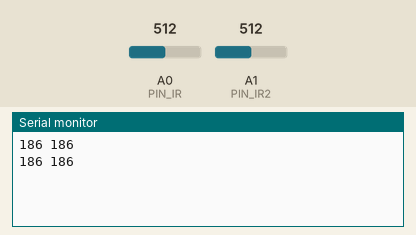
Bench run of a sketch on a simulated Arduino Uno, built with avr-gcc and run on an emulated ATmega328P. Parts: the last lines printed to the serial monitor. The inputs (shaded band) are chosen by the test bench; at power-on: A0 (PIN_IR) = 512, A1 (PIN_IR2) = 512.

Above: at 1.7 s.
1.8 s: A0 (PIN_IR) set to 716
At 2.4 s:
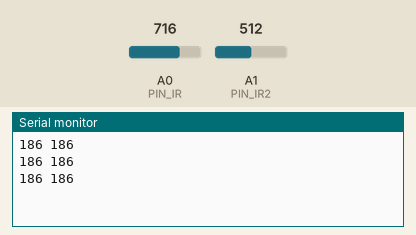
3.3 s: A1 (PIN_IR2) set to 716
At 3.9 s:
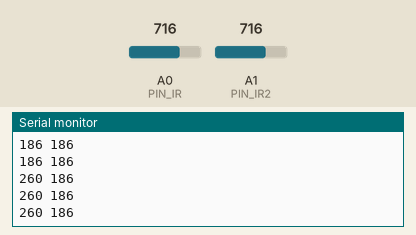
4.8 s: A0 (PIN_IR) set to 900
At 5.4 s:
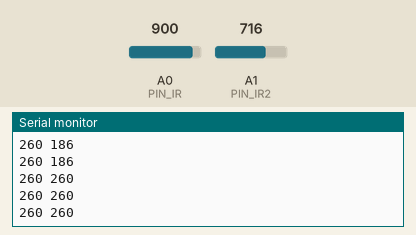
6.3 s: A1 (PIN_IR2) set to 900
At 6.9 s:
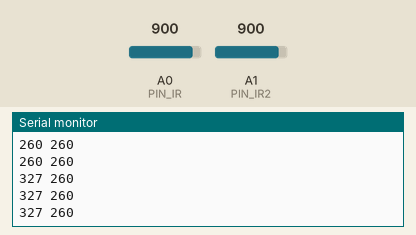
Timing chart, 0 to 8.8 s (numbered marks = the images above; inputs shaded):
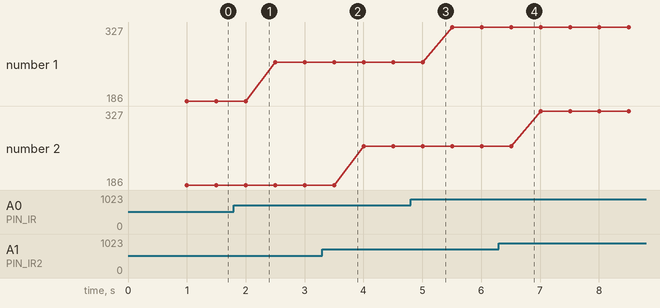

Measured:
- plotted number 1: 186 → 260 after the input at 1.8 s, 260 → 327 after the input at 4.8 s

The sketch:

DWD_2IR_Sensor.ino
```cpp
#define PIN_IR 0
#define PIN_IR2 1
int val1 = 0;                 // value of IR sensor
int val2 = 0;                 // value of IR sensor


void setup() {
  Serial.begin(9600);               // starts the serial monitor
  delay(500);
}

void loop() {
  val1 = map(analogRead(PIN_IR), 0, 700, 0, 255);
  val2 = map(analogRead(PIN_IR2), 0, 700, 0, 255);
  delay(500);
    Serial.print(val1);
    Serial.print(" ");
    Serial.println(val2);

}
```
